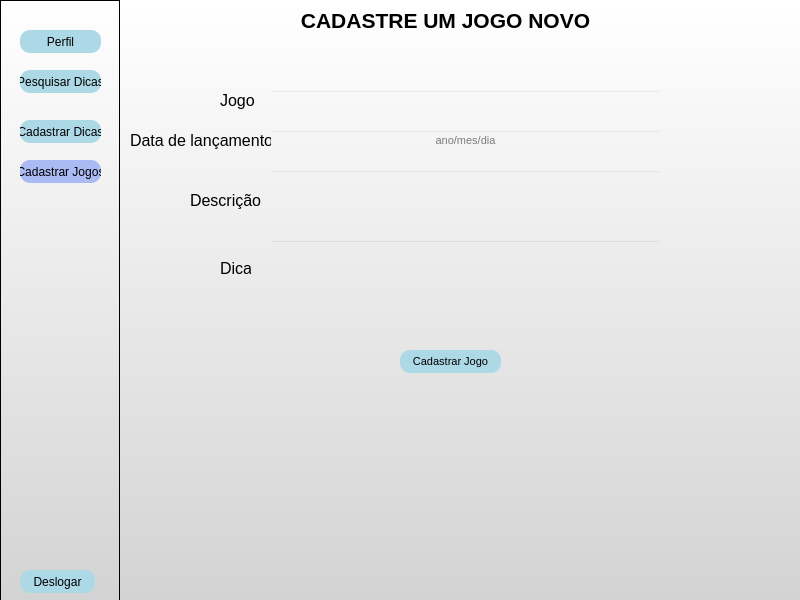
<?xml version="1.0" encoding="UTF-8"?>
<ui version="4.0">
 <class>MainWindow</class>
 <widget class="QMainWindow" name="MainWindow">
  <property name="geometry">
   <rect>
    <x>0</x>
    <y>0</y>
    <width>800</width>
    <height>600</height>
   </rect>
  </property>
  <property name="windowTitle">
   <string>MainWindow</string>
  </property>
  <property name="styleSheet">
   <string notr="true">background: qlineargradient(x1: 0, y1: 0, x2: 0, y2: 1, stop: 0 white, stop: 1 #D3D3D3);
</string>
  </property>
  <widget class="QWidget" name="centralwidget">
   <widget class="QFrame" name="frame">
    <property name="geometry">
     <rect>
      <x>0</x>
      <y>0</y>
      <width>120</width>
      <height>601</height>
     </rect>
    </property>
    <property name="styleSheet">
     <string notr="true">background: qlineargradient(x1: 0, y1: 0, x2: 0, y2: 1, stop: 0 white, stop: 1 #D3D3D3);
</string>
    </property>
    <property name="frameShape">
     <enum>QFrame::StyledPanel</enum>
    </property>
    <property name="frameShadow">
     <enum>QFrame::Raised</enum>
    </property>
    <widget class="QPushButton" name="pushButton_2">
     <property name="geometry">
      <rect>
       <x>20</x>
       <y>120</y>
       <width>81</width>
       <height>23</height>
      </rect>
     </property>
     <property name="styleSheet">
      <string notr="true">QPushButton {
    background-color:  #add8e6 ;
    border-radius: 10px;
}

QPushButton:hover {
    background-color:#AABAF2 ;
}
</string>
     </property>
     <property name="text">
      <string>Cadastrar Dicas</string>
     </property>
    </widget>
    <widget class="QPushButton" name="pushButton_4">
     <property name="geometry">
      <rect>
       <x>20</x>
       <y>30</y>
       <width>81</width>
       <height>23</height>
      </rect>
     </property>
     <property name="styleSheet">
      <string notr="true">QPushButton {
    background-color:  #add8e6;
    border-radius: 10px;
}

QPushButton:hover {
    background-color:#AABAF2 ;
}
</string>
     </property>
     <property name="text">
      <string>Perfil</string>
     </property>
    </widget>
    <widget class="QPushButton" name="pushButton_5">
     <property name="geometry">
      <rect>
       <x>20</x>
       <y>70</y>
       <width>81</width>
       <height>23</height>
      </rect>
     </property>
     <property name="styleSheet">
      <string notr="true">QPushButton {
    background-color:  #add8e6 ;
    border-radius: 10px;
}

QPushButton:hover {
    background-color:#AABAF2 ;
}
</string>
     </property>
     <property name="text">
      <string>Pesquisar Dicas</string>
     </property>
    </widget>
    <widget class="QPushButton" name="pushButton_3">
     <property name="geometry">
      <rect>
       <x>20</x>
       <y>570</y>
       <width>75</width>
       <height>23</height>
      </rect>
     </property>
     <property name="styleSheet">
      <string notr="true">QPushButton {
    background-color:  #add8e6;
    border-radius: 10px;
}

QPushButton:hover {
    background-color:#AABAF2 ;
}
</string>
     </property>
     <property name="text">
      <string>Deslogar</string>
     </property>
    </widget>
    <widget class="QPushButton" name="pushButton_6">
     <property name="geometry">
      <rect>
       <x>20</x>
       <y>160</y>
       <width>81</width>
       <height>23</height>
      </rect>
     </property>
     <property name="styleSheet">
      <string notr="true">QPushButton {
    background-color:  #AABAF2;
    border-radius: 10px;
}

QPushButton:hover {
    background-color:#AABAF2 ;
}
</string>
     </property>
     <property name="text">
      <string>Cadastrar Jogos</string>
     </property>
    </widget>
   </widget>
   <widget class="QLabel" name="label_5">
    <property name="geometry">
     <rect>
      <x>130</x>
      <y>130</y>
      <width>141</width>
      <height>20</height>
     </rect>
    </property>
    <property name="font">
     <font>
      <pointsize>12</pointsize>
      <weight>50</weight>
      <bold>false</bold>
     </font>
    </property>
    <property name="styleSheet">
     <string notr="true">color: black;
background-color: transparent;
border: none;
</string>
    </property>
    <property name="text">
     <string>Data de lançamento</string>
    </property>
   </widget>
   <widget class="QLineEdit" name="lineEdit_3">
    <property name="geometry">
     <rect>
      <x>270</x>
      <y>170</y>
      <width>391</width>
      <height>61</height>
     </rect>
    </property>
    <property name="font">
     <font>
      <pointsize>8</pointsize>
      <weight>50</weight>
      <bold>false</bold>
     </font>
    </property>
    <property name="styleSheet">
     <string notr="true">color: black;
background-color: transparent;

</string>
    </property>
    <property name="maxLength">
     <number>2000000000</number>
    </property>
    <property name="readOnly">
     <bool>false</bool>
    </property>
   </widget>
   <widget class="QLabel" name="label_3">
    <property name="geometry">
     <rect>
      <x>190</x>
      <y>190</y>
      <width>71</width>
      <height>21</height>
     </rect>
    </property>
    <property name="font">
     <font>
      <pointsize>12</pointsize>
      <weight>50</weight>
      <bold>false</bold>
     </font>
    </property>
    <property name="styleSheet">
     <string notr="true">color: black;
background-color: transparent;
border: none;
</string>
    </property>
    <property name="text">
     <string>Descrição</string>
    </property>
   </widget>
   <widget class="QLabel" name="label_2">
    <property name="geometry">
     <rect>
      <x>220</x>
      <y>90</y>
      <width>51</width>
      <height>21</height>
     </rect>
    </property>
    <property name="font">
     <font>
      <pointsize>12</pointsize>
      <weight>50</weight>
      <bold>false</bold>
     </font>
    </property>
    <property name="styleSheet">
     <string notr="true">color: black;
background-color: transparent;
border: none;
</string>
    </property>
    <property name="text">
     <string>Jogo</string>
    </property>
   </widget>
   <widget class="QPushButton" name="pushButton">
    <property name="geometry">
     <rect>
      <x>400</x>
      <y>350</y>
      <width>101</width>
      <height>23</height>
     </rect>
    </property>
    <property name="font">
     <font>
      <pointsize>8</pointsize>
      <weight>50</weight>
      <bold>false</bold>
     </font>
    </property>
    <property name="styleSheet">
     <string notr="true">QPushButton {
    background-color:  #add8e6;
    border-radius: 10px;
}

QPushButton:hover {
    background-color:#AABAF2 ;
}
</string>
    </property>
    <property name="text">
     <string>Cadastrar Jogo</string>
    </property>
   </widget>
   <widget class="QLineEdit" name="lineEdit_4">
    <property name="geometry">
     <rect>
      <x>270</x>
      <y>240</y>
      <width>391</width>
      <height>81</height>
     </rect>
    </property>
    <property name="font">
     <font>
      <pointsize>8</pointsize>
      <weight>50</weight>
      <bold>false</bold>
     </font>
    </property>
    <property name="styleSheet">
     <string notr="true">color: black;
background-color: transparent;

</string>
    </property>
   </widget>
   <widget class="QLabel" name="label_4">
    <property name="geometry">
     <rect>
      <x>220</x>
      <y>260</y>
      <width>31</width>
      <height>16</height>
     </rect>
    </property>
    <property name="font">
     <font>
      <pointsize>12</pointsize>
      <weight>50</weight>
      <bold>false</bold>
     </font>
    </property>
    <property name="styleSheet">
     <string notr="true">color: black;
background-color: transparent;
border: none;
</string>
    </property>
    <property name="text">
     <string>Dica</string>
    </property>
   </widget>
   <widget class="QLineEdit" name="lineEdit_2">
    <property name="geometry">
     <rect>
      <x>270</x>
      <y>130</y>
      <width>391</width>
      <height>20</height>
     </rect>
    </property>
    <property name="font">
     <font>
      <pointsize>8</pointsize>
      <weight>50</weight>
      <bold>false</bold>
     </font>
    </property>
    <property name="styleSheet">
     <string notr="true">color: black;
background-color: transparent;

</string>
    </property>
    <property name="text">
     <string/>
    </property>
    <property name="alignment">
     <set>Qt::AlignCenter</set>
    </property>
    <property name="readOnly">
     <bool>false</bool>
    </property>
    <property name="placeholderText">
     <string>ano/mes/dia</string>
    </property>
   </widget>
   <widget class="QLabel" name="label">
    <property name="geometry">
     <rect>
      <x>270</x>
      <y>10</y>
      <width>351</width>
      <height>20</height>
     </rect>
    </property>
    <property name="font">
     <font>
      <pointsize>16</pointsize>
      <weight>75</weight>
      <bold>true</bold>
     </font>
    </property>
    <property name="styleSheet">
     <string notr="true">color: black;
background-color: transparent;
border: none;
</string>
    </property>
    <property name="text">
     <string>CADASTRE UM JOGO NOVO</string>
    </property>
    <property name="alignment">
     <set>Qt::AlignCenter</set>
    </property>
   </widget>
   <widget class="QLineEdit" name="lineEdit_5">
    <property name="geometry">
     <rect>
      <x>270</x>
      <y>90</y>
      <width>391</width>
      <height>21</height>
     </rect>
    </property>
    <property name="font">
     <font>
      <pointsize>8</pointsize>
      <weight>50</weight>
      <bold>false</bold>
     </font>
    </property>
    <property name="styleSheet">
     <string notr="true">color: black;
background-color: transparent;

</string>
    </property>
    <property name="maxLength">
     <number>2000000000</number>
    </property>
    <property name="readOnly">
     <bool>false</bool>
    </property>
   </widget>
  </widget>
 </widget>
 <resources/>
 <connections/>
</ui>
